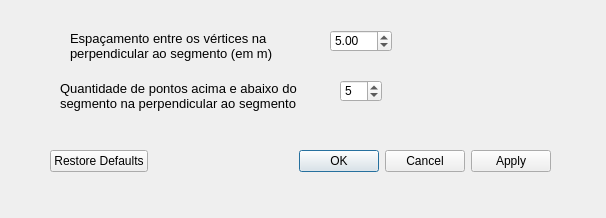
<?xml version="1.0" encoding="UTF-8"?>
<ui version="4.0">
 <class>Dialog</class>
 <widget class="QDialog" name="Dialog">
  <property name="geometry">
   <rect>
    <x>0</x>
    <y>0</y>
    <width>606</width>
    <height>218</height>
   </rect>
  </property>
  <property name="windowTitle">
   <string>Dialog</string>
  </property>
  <widget class="QLabel" name="label_3">
   <property name="geometry">
    <rect>
     <x>70</x>
     <y>30</y>
     <width>241</width>
     <height>31</height>
    </rect>
   </property>
   <property name="font">
    <font>
     <pointsize>10</pointsize>
    </font>
   </property>
   <property name="text">
    <string>Espaçamento entre os vértices na perpendicular ao segmento (em m)</string>
   </property>
   <property name="wordWrap">
    <bool>true</bool>
   </property>
  </widget>
  <widget class="QDoubleSpinBox" name="espSpinBox">
   <property name="geometry">
    <rect>
     <x>330</x>
     <y>30</y>
     <width>62</width>
     <height>22</height>
    </rect>
   </property>
   <property name="singleStep">
    <double>0.100000000000000</double>
   </property>
   <property name="value">
    <double>5.000000000000000</double>
   </property>
  </widget>
  <widget class="QSpinBox" name="qpontosBox">
   <property name="geometry">
    <rect>
     <x>340</x>
     <y>80</y>
     <width>42</width>
     <height>22</height>
    </rect>
   </property>
   <property name="value">
    <number>5</number>
   </property>
  </widget>
  <widget class="QLabel" name="label_4">
   <property name="geometry">
    <rect>
     <x>60</x>
     <y>80</y>
     <width>241</width>
     <height>31</height>
    </rect>
   </property>
   <property name="font">
    <font>
     <pointsize>10</pointsize>
    </font>
   </property>
   <property name="text">
    <string>Quantidade de pontos acima e abaixo do segmento na perpendicular ao segmento</string>
   </property>
   <property name="wordWrap">
    <bool>true</bool>
   </property>
  </widget>
  <widget class="QDialogButtonBox" name="buttonBox">
   <property name="geometry">
    <rect>
     <x>50</x>
     <y>150</y>
     <width>501</width>
     <height>23</height>
    </rect>
   </property>
   <property name="standardButtons">
    <set>QDialogButtonBox::Apply|QDialogButtonBox::Cancel|QDialogButtonBox::Ok|QDialogButtonBox::RestoreDefaults</set>
   </property>
  </widget>
 </widget>
 <resources/>
 <connections/>
</ui>
